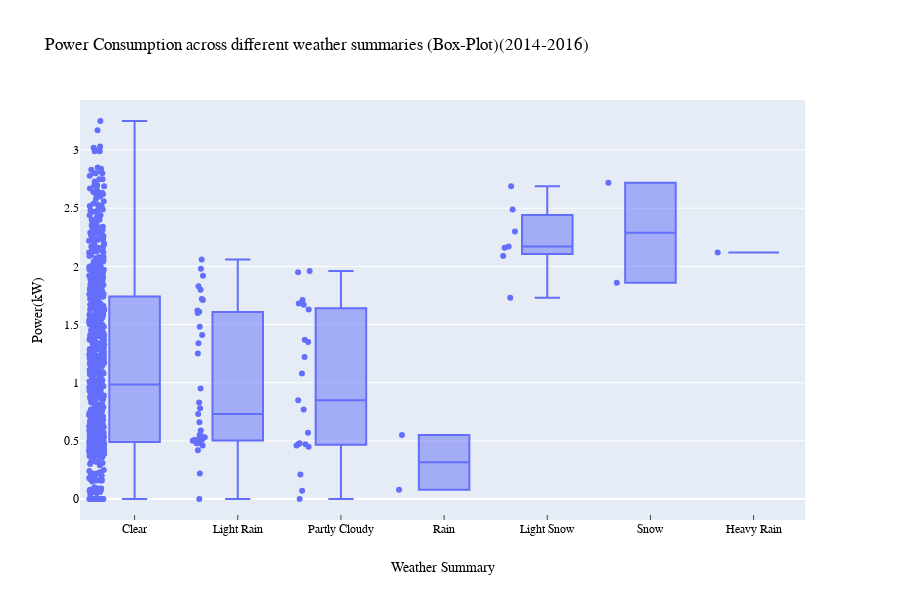

The notebook cell saved with this chart:
### Code cell
df11 = df9.loc[:,['summary','power']]
fig = px.box(df11, x='summary', y='power', points="all", title='Power Consumption across different weather summaries (Box-Plot)(2014-2016)')
fig.update_xaxes(ticks="inside",title_font=dict(family='Georgia', color='black'),tickfont=dict(family='Georgia', color='black'))
fig.update_yaxes(title_font=dict(family='Georgia', color='black'),tickfont=dict(family='Georgia', color='black'))
fig.update_layout(font=dict(family="Georgia",color="black"),xaxis_title="Weather Summary", yaxis_title="Power(kW)")
fig.show()

### Figure 1 — Plotly figure (JSON) as saved in the notebook; plotly's stock layout.template omitted (floating-point values rounded to 4 significant figures; data arrays with more than 128 entries replaced by an {"elided": "..."} marker saying what was removed)
{"data": [{"alignmentgroup": "True", "boxpoints": "all", "hoverlabel": {"namelength": 0}, "hovertemplate": "summary=%{x}<br>power=%{y}", "legendgroup": "", "marker": {"color": "#636efa"}, "name": "", "notched": false, "offsetgroup": "", "orientation": "v", "showlegend": false, "type": "box", "x": {"elided": "868 str values"}, "x0": " ", "xaxis": "x", "y": {"elided": "868 float values"}, "y0": " ", "yaxis": "y"}], "layout": {"boxmode": "group", "font": {"color": "black", "family": "Georgia"}, "height": 600, "legend": {"tracegroupgap": 0}, "title": {"text": "Power Consumption across different weather summaries (Box-Plot)(2014-2016)"}, "xaxis": {"anchor": "y", "domain": [0, 0.98], "tickfont": {"color": "black", "family": "Georgia"}, "ticks": "inside", "title": {"text": "Weather Summary"}}, "yaxis": {"anchor": "x", "domain": [0, 1], "tickfont": {"color": "black", "family": "Georgia"}, "title": {"text": "Power(kW)"}}}}
